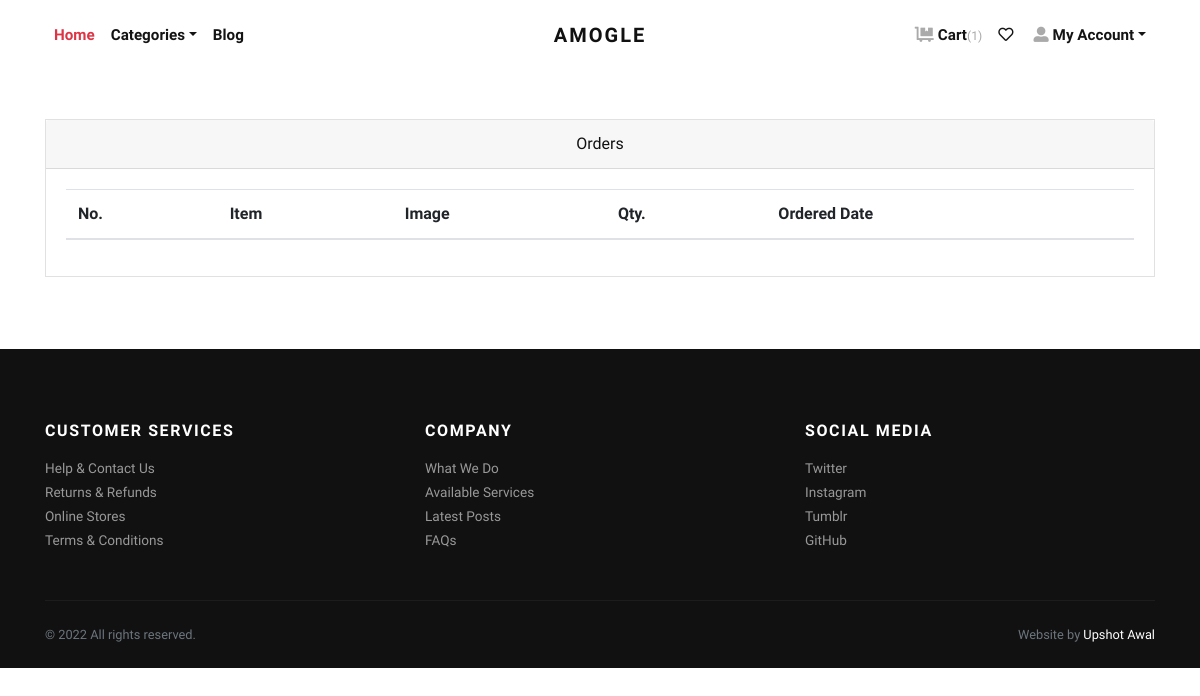
Before: /orders/ (signed in) with the older database file.
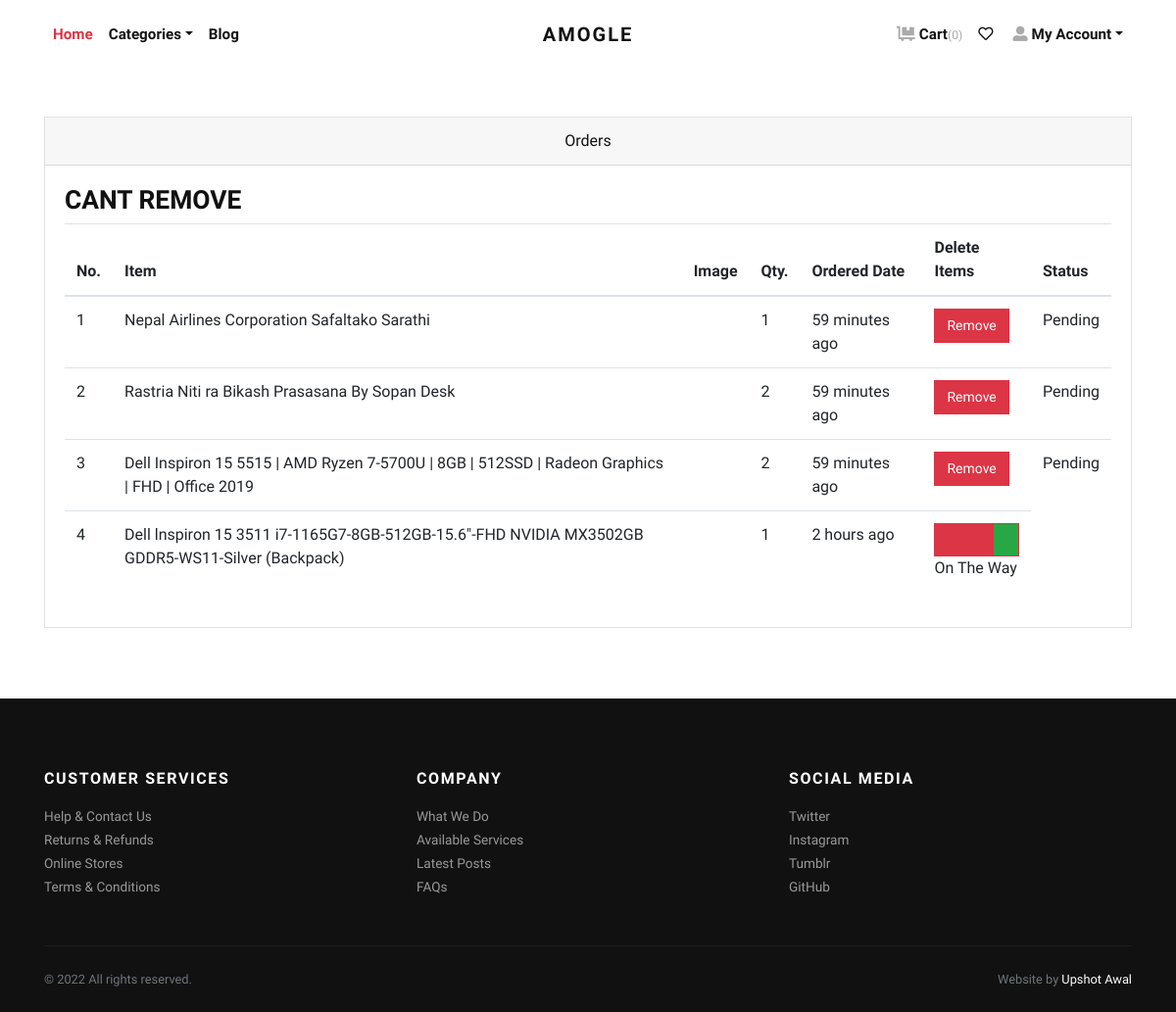
After: the same page with the newer database file.
### store/models.py (models this page shows, shortened)
class Order(models.Model):
    user = models.ForeignKey(User, verbose_name="User",
                             on_delete=models.CASCADE)
    address = models.ForeignKey(
        Address, verbose_name="Shipping Address", on_delete=models.CASCADE)
    product = models.ForeignKey(
        Product, verbose_name="Product", on_delete=models.CASCADE)
    quantity = models.PositiveIntegerField(verbose_name="Quantity")
    ordered_date = models.DateTimeField(
        auto_now_add=True, verbose_name="Ordered Date")
    status = models.CharField(
        choices=STATUS_CHOICES,
        max_length=50,
        default="Pending"
    )

class Product(models.Model):
    title = models.CharField(max_length=150, verbose_name="Product Title")
    slug = AutoSlugField(populate_from='title', unique=True,
                         verbose_name="Product Slug")
    sku = models.CharField(max_length=255, unique=True,
                           verbose_name="Unique Product ID (SKU)")
    short_description = RichTextField()
    detail_description = models.TextField(
        blank=True, null=True, verbose_name="Detail Description")
    product_image = models.ImageField(
        upload_to='product', blank=True, null=True, verbose_name="Product Image")
    price = models.DecimalField(max_digits=8, decimal_places=2)
    category = models.ForeignKey(
        Category, verbose_name="Product Categoy", on_delete=models.CASCADE)
    is_active = models.BooleanField(verbose_name="Is Active?", default=True)
    is_featured = models.BooleanField(
        verbose_name="Is Featured?", default=True)
    created_at = models.DateTimeField(
        auto_now_add=True, verbose_name="Created Date")
    updated_at = models.DateTimeField(
        auto_now=True, verbose_name="Updated Date")
    class Meta:
        verbose_name_plural = 'Products'
        ordering = ('-created_at', )

### store/views.py (the view)
# urls.py: path('orders/', views.orders, name="orders"),
@ login_required
def orders(request):
    all_orders = Order.objects.filter(
        user=request.user).order_by('-ordered_date')
    return render(request, 'store/orders.html', {'orders': all_orders})

### store/context_preprocessors.py (called while the page is built)
def store_menu(request):
    categories = Category.objects.filter(is_active=True)
    context = {
        'categories_menu': categories,
    }
    return context

def cart_menu(request):
    if request.user.is_authenticated:
        cart_items= Cart.objects.filter(user=request.user)
        context = {
            'cart_items': cart_items,
        }
    else:
        context = {}
    return context

### templates/store/orders.html (shortened to what this page needs)
{% extends 'base.html' %}
{% load static %}
{% load humanize %}
    {% block content %}
      <div class="container py-5">
        <div class="row">
          <div class="col-lg-12">
            <div class="card mb-4" id="tables">
              <div class="card-header text-center">Orders</div>
              <div class="card-body">
                <table class="table table-hover">
                  <thead>
                    <tr>
                      <th>No.</th>
                      <th>Item</th>
                      <th>Image</th>
                      <th>Qty.</th>
                      <th>Ordered Date</th>
                      {% if orders %}
                      {% if order.status == 'On The Way' %}
                      <th>Status</th>
                      {% else %}
                      <th>Delete Items</th>
                      <th>Status</th>{% endif %}
                      {%endif%}
                    </tr>
                  </thead>
                  <tbody>
                    {% if orders %}
                    {% for order in orders %}
                    <tr>
                      <td>{{forloop.counter}}</td>
                      <td>{{order.product.title}}</td>
                      <td>
                      </td>
                      <td>{{order.quantity}}</td>
                      <td>{{order.ordered_date|naturaltime}}</td>
                      {% if order.status == 'On The Way' %}
                      <h3>CANT REMOVE</h3>
                      {% else %}
                      <td>
                        <button type="button" class="btn btn-sm btn-danger" data-toggle="modal" data-target="#exampleModal">Remove</button>
                      </td>
                      {% endif %}
                      <td>
                        {% if order.status == 'On The Way' %}
                        <div class="bg-success border border-primary">
                            <div class="p-3 bg-primary" style="width:70%;"></div>
                        </div>
                        {% endif %}
                        {{order.status}}
                      </td>
                    </tr>
                    {% endfor %}
                    {% endif %}
                  </tbody>
                </table>
              </div>
            </div>
          </div>
        </div>
      </div>
{% endblock content %}

### templates/base.html (shortened to what this page needs)
{% load static %}
<!DOCTYPE html>
<html>
  <head>
    <link rel="stylesheet" href="{% static 'vendor/bootstrap/css/bootstrap.min.css' %}">
    <link rel="stylesheet" href="{% static 'vendor/lightbox2/css/lightbox.min.css' %}">
    <link rel="stylesheet" href="{% static 'vendor/nouislider/nouislider.min.css' %}">
    <link rel="stylesheet" href="{% static 'vendor/bootstrap-select/css/bootstrap-select.min.css' %}">
    <link rel="stylesheet" href="{% static 'vendor/owl.carousel2/assets/owl.carousel.min.css' %}">
    <link rel="stylesheet" href="{% static 'vendor/owl.carousel2/assets/owl.theme.default.css' %}">
    <link rel="stylesheet" href="{% static 'css/style.default.css' %}" id="theme-stylesheet">
    <link rel="stylesheet" href="{% static 'css/custom.css' %}">
    <link rel="stylesheet" href="{% static 'css/star.css' %}">
  </head>
  <body>
    <div class="page-holder">
      {% include 'navbar.html' %}
      {% block content %}
      {% endblock content %}
      {% include 'footer.html' %}
      {% include 'scripts.html' %}

### templates/navbar.html (shortened to what this page needs)
{% load static %}
      <header class="header bg-white">
        <div class="container px-0 px-lg-3">
          <nav class="navbar navbar-expand-lg navbar-light py-3 px-lg-0"><a class="navbar-brand" href="{% url 'store:home' %}"><span class="font-weight-bold text-uppercase text-dark">Amogle</span></a>
            <div class="collapse navbar-collapse" id="navbarSupportedContent">
              <ul class="navbar-nav mr-auto">
                <li class="nav-item">
                  <a class="nav-link active text-danger" href="{% url 'store:home' %}">Home</a>
                </li>
                <li class="nav-item dropdown"><a class="nav-link dropdown-toggle" id="pagesDropdown" href="#" data-toggle="dropdown" aria-haspopup="true" aria-expanded="false">Categories</a>
                </li>
                <li class="nav-item">
                  <a class="nav-link" href="{% url 'store:blog' %}">Blog</a>
                </li>
              </ul>
              <ul class="navbar-nav ml-auto">
                {% if request.user.is_authenticated %}
                  <li class="nav-item"><a class="nav-link" href="{% url 'store:cart' %}"> <i class="fas fa-dolly-flatbed mr-1 text-gray"></i>Cart<small class="text-gray">({{cart_items.count}})</small></a></li>
                  <li class="nav-item"><a class="nav-link" href="{% url 'store:fav' %}"> <i class="far fa-heart mr-1"></i><small class="text-gray"></small></a></li>
                  <li class="nav-item dropdown"><a class="nav-link dropdown-toggle" id="pagesDropdown" href="#" data-toggle="dropdown" aria-haspopup="true" aria-expanded="false"><i class="fas fa-user-alt mr-1 text-gray"></i>My Account</a></a>
                </li>
                {% else %}
                  <li class="nav-item"><a class="nav-link" href="{% url 'store:login' %}">Login</a></li>
                  <li class="nav-item"><a class="nav-link" href="{% url 'store:register' %}">Create Account</a></li>
                {% endif %}
              </ul>
            </div>
          </nav>
        </div>
      </header>

### templates/footer.html
<footer class="bg-dark text-white">
        <div class="container py-4">
          <div class="row py-5">
            <div class="col-md-4 mb-3 mb-md-0">
              <h6 class="text-uppercase mb-3">Customer services</h6>
              <ul class="list-unstyled mb-0">
                <li><a class="footer-link" href="#">Help &amp; Contact Us</a></li>
                <li><a class="footer-link" href="#">Returns &amp; Refunds</a></li>
                <li><a class="footer-link" href="#">Online Stores</a></li>
                <li><a class="footer-link" href="#">Terms &amp; Conditions</a></li>
              </ul>
            </div>
            <div class="col-md-4 mb-3 mb-md-0">
              <h6 class="text-uppercase mb-3">Company</h6>
              <ul class="list-unstyled mb-0">
                <li><a class="footer-link" href="#">What We Do</a></li>
                <li><a class="footer-link" href="#">Available Services</a></li>
                <li><a class="footer-link" href="#">Latest Posts</a></li>
                <li><a class="footer-link" href="#">FAQs</a></li>
              </ul>
            </div>
            <div class="col-md-4">
              <h6 class="text-uppercase mb-3">Social media</h6>
              <ul class="list-unstyled mb-0">
                <li><a class="footer-link" href="#">Twitter</a></li>
                <li><a class="footer-link" href="#">Instagram</a></li>
                <li><a class="footer-link" href="#">Tumblr</a></li>
                <li><a class="footer-link" href="#">GitHub</a></li>
              </ul>
            </div>
          </div>
          <div class="border-top pt-4" style="border-color: #1d1d1d !important">
            <div class="row">
              <div class="col-lg-6">
                <p class="small text-muted mb-0">&copy; 2022 All rights reserved.</p>
              </div>
              <div class="col-lg-6 text-lg-right">
                <p class="small text-muted mb-0">Website by <a class="text-white reset-anchor" href="https://github.com/upshotawal" target="_blank">Upshot Awal</a></p>
              </div>
            </div>
          </div>
        </div>
      </footer>

### templates/scripts.html (shortened to what this page needs)
{% load static %}
      <link rel="stylesheet" href="https://use.fontawesome.com/releases/v5.7.1/css/all.css">
    </div>
  </body>
</html>

### static/css/style.default.css (style rules this page uses)
.text-gray { color: #aaa !important; }
.navbar { position: relative; }
@media (min-width: 992px) { .navbar-brand { position: absolute; top: 50%; left: 50%; -webkit-transform: translate(-50%, -50%); transform: translate(-50%, -50%); } }
.footer-link { font-size: 0.85rem; position: relative; color: #999; transition: all 0.3s; }
.footer-link::before { content: '\f0da'; display: inline-block; font-family: 'Font Awesome\ 5 Free'; font-weight: 900; position: absolute; top: 50%; left: 0; -webkit-transform: translateY(-50%); transform: translateY(-50%); color: #fff; transition: all 0.3s; opacity: 0; }
.text-uppercase { text-transform: uppercase; letter-spacing: 0.1em; }
.border { border: 1px solid #dee2e6 !important; }
.border-primary { border-color: #dc3545 !important; }
.reset-anchor { color: inherit; transition: all 0.3s; }
.navbar { padding: 0.5rem 1rem; }
.navbar-brand { display: inline-block; padding-top: 0.3125rem; padding-bottom: 0.3125rem; margin-right: 1rem; font-size: 1.25rem; }
.navbar-light .navbar-brand { color: #dc3545; }
.navbar-light .navbar-nav .nav-link { color: rgba(17, 17, 17, 0.99); font-weight: 800; font-size: 0.95rem; transition: all 0.3s; }
.navbar-light .navbar-nav .show>.nav-link, .navbar-light .navbar-nav .active>.nav-link, .navbar-light .navbar-nav .nav-link.show, .navbar-light .navbar-nav .nav-link.active { color: #dc3545; }
.btn { font-weight: 400; border: 1px solid transparent; font-family: inherit; padding: 0.375rem 1.5rem; font-size: 1rem; line-height: 1.5; border-radius: 0; transition: color 0.15s ease-in-out, background-color 0.15s ease-in-out, border-color 0.15s ease-in-out, box-shadow 0.15s ease-in-out; }
.btn-danger { color: #fff; background-color: #dc3545; border-color: #dc3545; }
.btn-sm { padding: 0.375rem 0.75rem; font-size: 0.875rem; line-height: 1.5; border-radius: 0; }
body { font-family: "Libre Franklin", sans-serif; font-size: 1rem; font-weight: 400; line-height: 1.5; color: #111111; background-color: #fff; }
a { color: #dc3545; text-decoration: none; }
h1, h2, h3, h4, h5, h6, .h1, .h2, .h3, .h4, .h5, .h6 { margin-bottom: 0.5rem; font-family: inherit; font-weight: 900; line-height: 1.2; color: inherit; }
h3, .h3 { font-size: 1.65rem; }
h6, .h6 { font-size: 1rem; }
small, .small { font-size: 80%; font-weight: 400; }
.bg-primary { background-color: #dc3545 !important; }
.bg-success { background-color: #28a745 !important; }
.bg-dark { background-color: #111111 !important; }
.text-danger { color: #dc3545 !important; }
.text-dark { color: #111111 !important; }
.nav-link { padding: 0.5rem 1rem; }
.card { background-color: #fff; border: 1px solid rgba(17, 17, 17, 0.125); border-radius: 0; }
.card-body { padding: 1.25rem; }
.card-header { padding: 0.75rem 1.25rem; background-color: rgba(17, 17, 17, 0.03); border-bottom: 1px solid rgba(17, 17, 17, 0.125); }
.card-header:first-child { border-radius: calc(0 - 1px) calc(0 - 1px) 0 0; }

Changed rows visible on the page:
added Order: product "Nepal Airlines Corporation Safaltako Sarathi", quantity "1", ordered_date "59 minutes ago", status "Pending"
added Order: product "Rastria Niti ra Bikash Prasasana By Sopan Desk", quantity "2", ordered_date "59 minutes ago", status "Pending"
added Order: product "Dell Inspiron 15 5515 | AMD Ryzen 7-5700U | 8GB | 512SSD | Radeon Graphics | FHD | Office 2019", quantity "2", ordered_date "59 minutes ago", status "Pending"
added Order: product "Dell lnspiron 15 3511 i7-1165G7-8GB-512GB-15.6\"-FHD NVIDIA MX3502GB GDDR5-WS11-Silver (Backpack)", quantity "1", ordered_date "2 hours ago", shows "CANT REMOVE", status "On The Way"
Other visible differences:
{{ cart_items.count }}: "1" → "0"
text now shown: "Delete Items Status"
